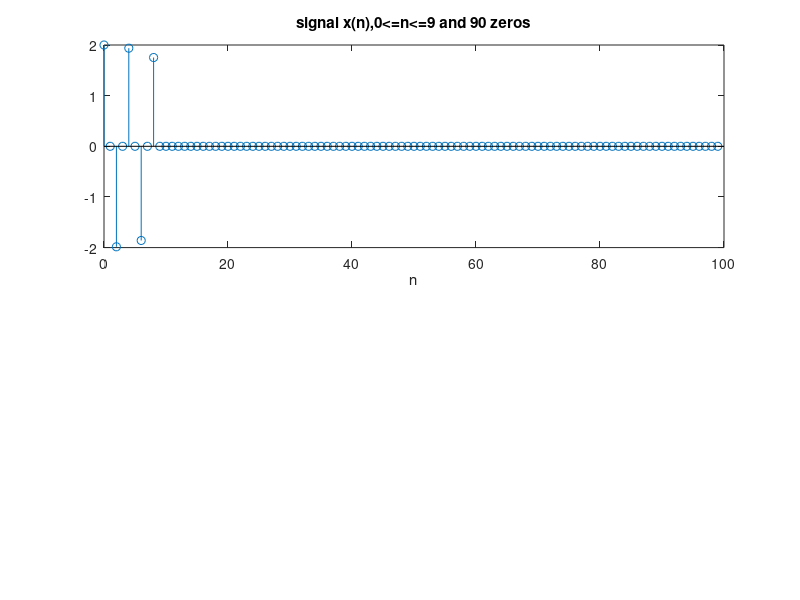

Source code (MATLAB): (Note: this script raises an error after producing the figure.)
figure(9)
clf(9)

N=100;
n=0:1:N-1;n2=0:1:N-1;
x=cos(0.48*pi*n)+cos(0.52*pi*n);
y2=[x(1:1:10),zeros(1,N-10)];
subplot(2,1,1);stem(n2,y2);
title(sprintf('signal x(n),0<=n<=9 and %d zeros',N-10));xlabel('n')

Y2=dft(y2,N);
magY2=abs(Y2(1:1:fix(N/2)+1));
k2=0:1:fix(N/2);w2=2*pi/N*k2;

subplot(2,1,2);plot(w2/pi,magY2);
hold on;stem(w2/pi,magY2);
title('DTFT Magnitude');xlabel('frequency in pi units')
hold off